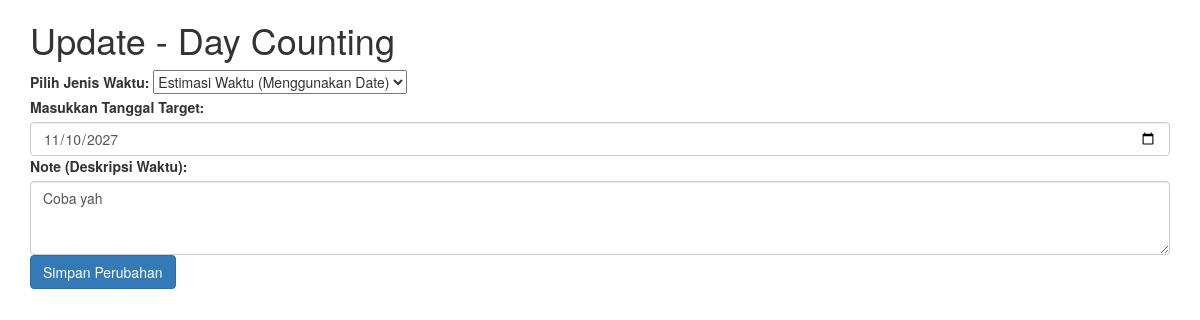
/edit.php?id=10, run on the app's committed database.
### tables this page shows
CREATE TABLE `hitung_hari` (
  `id` int(11) NOT NULL,
  `jenis_input` varchar(20) NOT NULL,
  `tanggal_input` timestamp NOT NULL DEFAULT current_timestamp(),
  `tanggal_target` date DEFAULT NULL,
  `jumlah_hari` int(11) DEFAULT NULL,
  `note` text DEFAULT NULL
);

### edit.php (the view, shortened to what this page needs)
<?php
if (isset($_GET['id'])) {
  $id = $_GET['id'];
  $conn = new mysqli("localhost", "root", "", "ex_crud_brg2");
  $sql = "SELECT * FROM hitung_hari WHERE id = $id";
  $result = $conn->query($sql);
  if ($result->num_rows > 0) {
    $row = $result->fetch_assoc();
  } else {
    echo "Data not found.";
  }
} else {
  echo "ID not provided.";
}
?>
<!DOCTYPE html>
<html lang="en">
<head>
 <link rel="stylesheet" href="https://maxcdn.bootstrapcdn.com/bootstrap/3.3.7/css/bootstrap.min.css">
  <link rel="stylesheet" href="https://cdnjs.cloudflare.com/ajax/libs/fancybox/2.1.5/jquery.fancybox.min.css" media="screen"></head>
</head>
<body>
  <div class="container mt-5">
    <h1 class="mb-4">Update - Day Counting</h1>
    <form action="" method="post">
      <div class="mb-3">
        <label for="jenisWaktu" class="form-label">Pilih Jenis Waktu:</label>
        <select class="form-select" id="jenisWaktu" name="jenisWaktu" required>
          <option value="datePicker" <?php echo ($row['jenis_input'] === 'datePicker') ? 'selected' : ''; ?>>Estimasi Waktu (Menggunakan Date)</option>
        </select>
      </div>
      <div id="inputContainer">
        <label for="targetDate" class="form-label">Masukkan Tanggal Target:</label>
        <input class="form-control input-field" type="date" id="targetDate" name="targetDate" value="<?php echo $row['tanggal_target']; ?>" required>
      </div>
      <div class="mb-3">
        <label for="note" class="form-label">Note (Deskripsi Waktu):</label>
        <textarea class="form-control" id="note" name="note" rows="3" required><?php echo $row['note']; ?></textarea>
      </div>
      <button type="submit" class="btn btn-primary">Simpan Perubahan</button>
    </form>
  </div>
</body>
</html>

### data on the page
hitung_hari: jenisWaktu "Estimasi Waktu (Menggunakan Date)", targetDate "11/10/2027", note "Coba yah"
